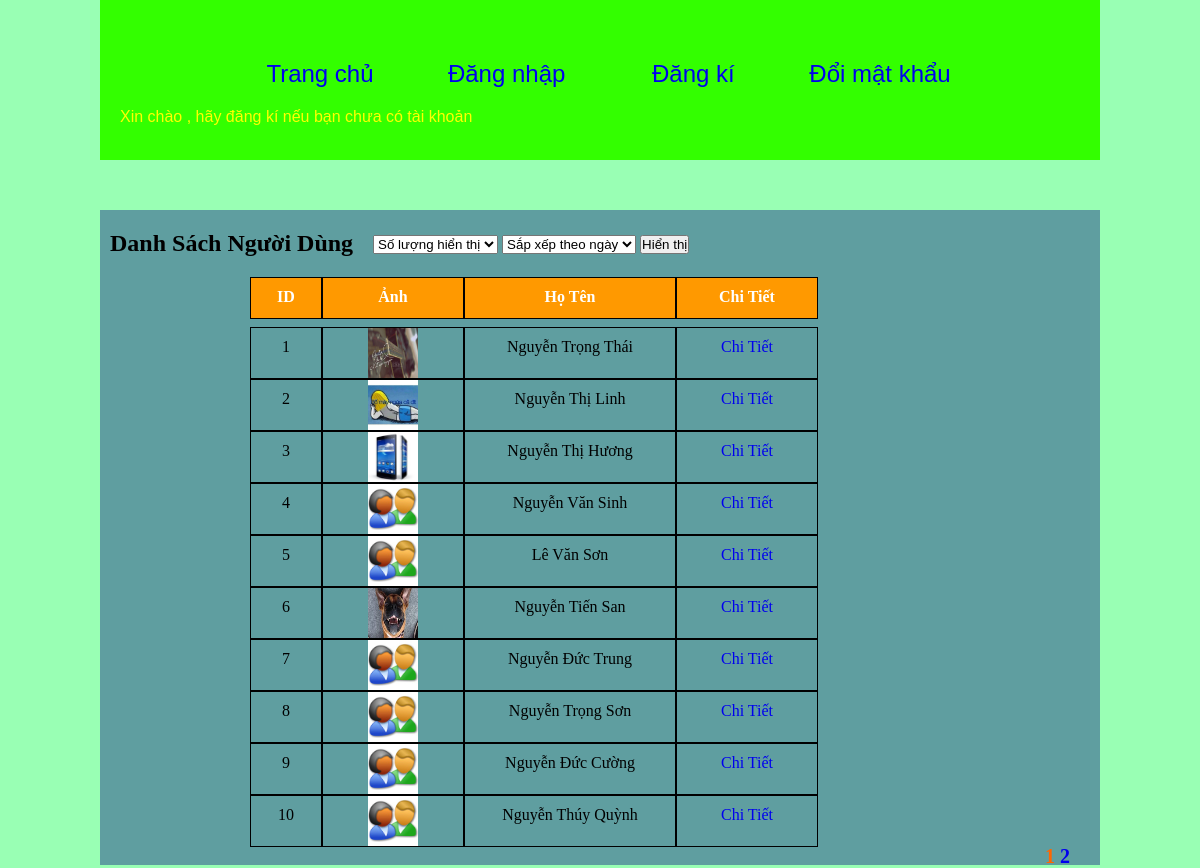
The page / on the database its author committed.
### tables this page shows
CREATE TABLE IF NOT EXISTS `profile` (
  `ID` int(10) NOT NULL AUTO_INCREMENT,
  `TEN` varchar(50) DEFAULT NULL,
  `TEN_DN` varchar(50) DEFAULT NULL,
  `EMAIL` varchar(50) DEFAULT NULL,
  `PHONE` varchar(11) DEFAULT NULL,
  `ANH` varchar(255) DEFAULT NULL,
  `MO_TA` varchar(255) DEFAULT NULL,
  `MAT_KHAU` varchar(255) DEFAULT NULL,
  `ID_QUYEN` int(10) DEFAULT NULL,
  `nguoi_gt` varchar(50) NOT NULL,
  `ngay` datetime NOT NULL DEFAULT CURRENT_TIMESTAMP,
  PRIMARY KEY (`ID`)
);

### danh_sach.php (the view, shortened to what this page needs)
<?php
if(isset($_GET['page'])){
	$page = $_GET['page'];
} else{
	$page = 1;
}
$num =10;
$sort = 'ID';
$row_per_page= $num;
$per_row = $page*$row_per_page-$row_per_page;
$sql = "SELECT * FROM profile INNER JOIN privilege ON profile.ID_QUYEN = privilege.ID_QUYEN ORDER BY ".$sort." ASC LIMIT ".$per_row.", ".$row_per_page;
$query = mysql_query($sql);
$list_page='';
$total_row = mysql_num_rows(mysql_query("SELECT * FROM profile"));
$total_page = ceil($total_row/$row_per_page);
for($i=1; $i<=$total_page; $i++){
	if($page==$i){
		$list_page .= '<span>'.$i.'</span> ';
	}
	else{
		$list_page .= '<a href="index.php?page='.$i.'">'.$i.'</a> ';
	}
}
?>
<!DOCTYPE html PUBLIC "-//W3C//DTD XHTML 1.0 Transitional//EN" "http://www.w3.org/TR/xhtml1/DTD/xhtml1-transitional.dtd">
<html xmlns="http://www.w3.org/1999/xhtml">
<head>
<link rel="stylesheet" type="text/css" href="style.css" />
</head>
<body>
<div class="main">
    <h2 style=" margin-bottom:20px; float:left; padding-left:10px; padding-right: 20px; ">Danh Sách Người Dùng</h2>
    <form method="post" style="padding-top: 5px;">
        <select name="num" id="num">
            <option value="unselect" selected="selected">Số lượng hiển thị</option>
        </select>
        <select name="sort" id="sort">
            <option value="unselect" selected="selected">Sắp xếp theo ngày</option>
        </select>
        <input type="submit" name="submit" value="Hiển thị"/>
    </form>
    <div style="margin: 0px 150px 50px; clear: both; ">
            <div class="prd" style="width: 10%">ID</div>
            <div class="prd" style="width: 20%">Ảnh</div>
            <div class="prd" style="width: 30%">Họ Tên</div>
            <div class="prd" style="width: 20%">Chi Tiết</div>
    </div>
    <?php
        $stt=1;
        while($row = mysql_fetch_array($query)){$id=$row['ID']; $ten = $row['TEN_DN'];
    ?>
    <div style="margin: 0px 150px 50px; clear: both">
            <div class="prd1" style="width: 10%"><?php echo $stt;?></div>
            <div class="prd1" style="width: 20%; padding-top: 0px; height: 50px"><img src="anh/<?php if($row['ANH'] != ''){echo $row['ANH'];} else{echo 'user.jpg';}?>" width="50px" height="50px"/></div>
            <div class="prd1" style="width: 30%"><?php echo $row['TEN'];?></div>
            <div class="prd1" style="width: 20%"><a href="index.php?page_layout=chi_tiet&id=<?php echo $id;?>">Chi Tiết</a></div>
    </div>
    <?php
        $stt++;}
    ?>
    <div style="float:right; margin-right:30px; font-weight:bold; color:#F60; font-size:20px;"><?php echo $list_page;?></div>
</div>
</body>
</html>

### index.php (shortened to what this page needs)
<!DOCTYPE html PUBLIC "-//W3C//DTD XHTML 1.0 Transitional//EN" "http://www.w3.org/TR/xhtml1/DTD/xhtml1-transitional.dtd">
<html xmlns="http://www.w3.org/1999/xhtml">
<head>
<link rel="stylesheet" type="text/css" href="style.css" />
</head>
<body>
	<div id="header">
    	<ul>
        	<li><a href="index.php">Trang chủ</a></li>
            <li><a href="index.php?page_layout=dang_nhap">Đăng nhập</a></li>
            <li><a href="index.php?page_layout=dang_ki">Đăng kí</a></li>
            <li><a href="index.php?page_layout=doi_mk">Đổi mật khẩu</a></li>
        </ul>
        <p style="font-size:16px; color:#FF0; padding:20px 0px 0px 20px">Xin chào <?php if(isset($_SESSION['dn_ten']))
		{ echo $_SESSION["dn_ten"];} else{echo ", hãy đăng kí nếu bạn chưa có tài khoản";}?></p>
    </div>
    <?php
	if(isset($_GET['page_layout'])){
    switch($_GET['page_layout']){
		case'dang_nhap':include_once('dang_nhap.php');
			break;
		case'dang_ki':include_once('dang_ki.php');
			break;
		case'doi_mk':include_once('doi_mk.php');
			break;
		case'dang_xuat':include_once('dang_xuat.php');
			break;
		case'chi_tiet':include_once('chi_tiet.php');
			break;
		case'chinh_sua':include_once('chinh_sua.php');
			break;
		}
	}
	 else {include_once('danh_sach.php');}
	?>
</body>
</html>

### style.css (style rules this page uses)
* { margin:0; padding:0; }
body { background:#99FFB4; }
.main { height:auto; background: cadetblue; width:1000px; margin:auto; margin-top:50px; padding:20px 0px; }
ul { list-style:none; }
.prd { padding-top: 10px; height: 30px; background:#F90; color:#fff; font-weight:bold; text-align:center; float: left; border: 0.5px solid #000; }
.prd1 { padding-top: 10px; height: 40px; float: left; text-align: center; border: 0.5px solid #000; }
a { text-decoration:none; }
#header { padding-top:5%; height:100px; background:#3F0; width:1000px; margin:auto; font-family:Arial, Helvetica, sans-serif; font-size:24px; color:#000; }
#header ul { text-align:center; }
#header ul li { width:18%; display:inline-block; }

### rows shown on the page
profile: ANH (picture), TEN "Nguyễn Trọng Thái"
profile: ANH (placeholder picture), TEN "Nguyễn Thị Linh"
profile: ANH (picture), TEN "Nguyễn Thị Hương"
profile: TEN "Nguyễn Văn Sinh"
profile: TEN "Lê Văn Sơn"
profile: ANH (picture), TEN "Nguyễn Tiến San"
profile: TEN "Nguyễn Đức Trung"
profile: TEN "Nguyễn Trọng Sơn"
profile: TEN "Nguyễn Đức Cường"
profile: TEN "Nguyễn Thúy Quỳnh"
